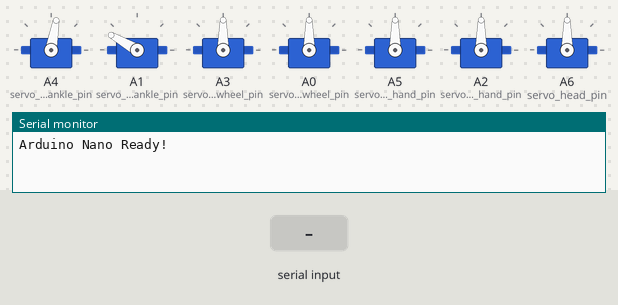
A sketch run on a simulated Arduino Nano, built with avr-gcc and run on an emulated ATmega328P. Shown: 7 × servo, the last lines printed to the serial monitor. The inputs (shaded band) are chosen by the test bench.

Above: at 3.2 s.
3.3 s: "spin\n" received over the second serial link
At 4.4 s:
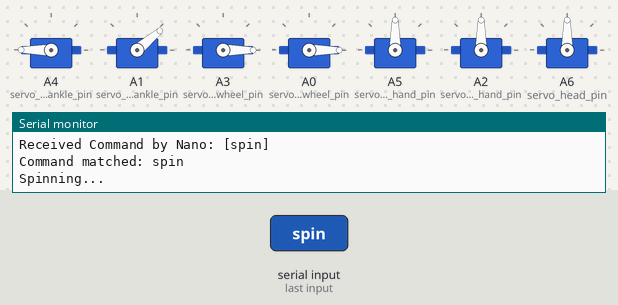
6.3 s: "walk\n" received over the second serial link
At 6.37 s:
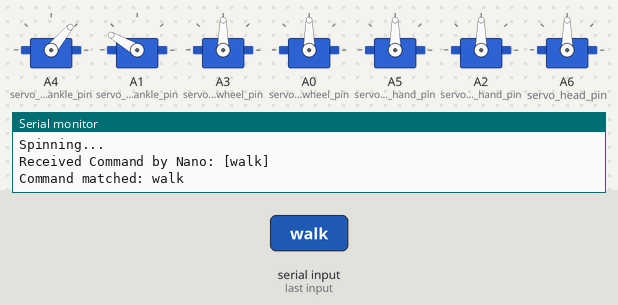
9.3 s: "processing\n" received over the second serial link
At 10.05 s:
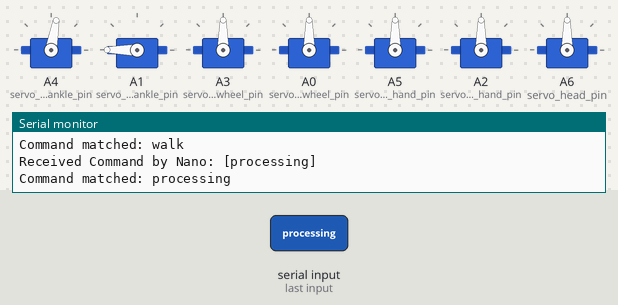
Timing chart, 0 to 18.3 s (numbered marks = the images above; inputs shaded):
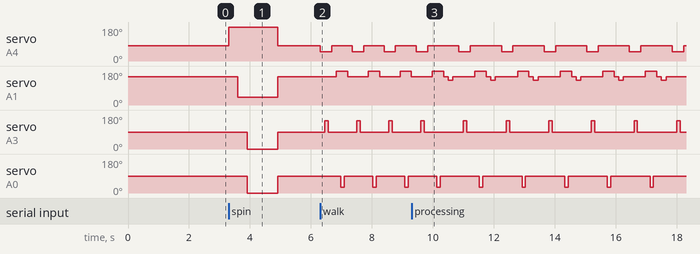

The sketch:

nano.ino
```cpp
// Include necessary libraries
#include <Servo.h>
#include <SoftwareSerial.h>

// Servo Definitions
Servo myservoLeftFoot, myservoRightFoot, myservoLeftLeg, myservoRightLeg;
Servo myservoLeftHand, myservoRightHand, myservoHead;

SoftwareSerial espSerial(2, 3); // RX, TX

// Walking speed multiplier
float walking_speed = 0.75;  // Speed adjustment: 0.1 (fast) to 2 (slow)

// Walking state
bool isWalking = false;
bool isProcessing = false;

// Servo Pin Mappings
const uint8_t servo_right_wheel_pin = A0;
const uint8_t servo_right_ankle_pin = A1;
const uint8_t servo_right_hand_pin = A2;
const uint8_t servo_head_pin = A6;
const uint8_t servo_left_hand_pin = A5;
const uint8_t servo_left_wheel_pin = A3;
const uint8_t servo_left_ankle_pin = A4;

// Function prototypes
void NinjaHome();
void NinjaWalkStep();
void Spin();
void think();

void setup() {
  Serial.begin(9600);      // For debugging
  espSerial.begin(9600);   // For communication with ESP32
  Serial.println("Arduino Nano Ready!");

  // attach servos
  myservoLeftLeg.attach(servo_left_ankle_pin);
  myservoRightLeg.attach(servo_right_ankle_pin);
  myservoLeftFoot.attach(servo_left_wheel_pin);
  myservoRightFoot.attach(servo_right_wheel_pin);
  myservoLeftHand.attach(servo_left_hand_pin);
  myservoRightHand.attach(servo_right_hand_pin);
  myservoHead.attach(servo_head_pin);

  // Set servos to home position
  NinjaHome();
  delay(1000);
}

void loop() {
  if (espSerial.available()) {
    String command = espSerial.readStringUntil('\n');
    command.trim();  // Remove any trailing spaces or line breaks

    Serial.print("Received Command by Nano: [");
    Serial.print(command);
    Serial.println("]");

    if (command == "spin") {
      Serial.println("Command matched: spin");
      isWalking = false;
      Spin();
    } else if (command == "walk") {
      Serial.println("Command matched: walk");
      isWalking = true;
    } else if (command == "stop") {
      Serial.println("Command matched: stop");
      isWalking = false;
      NinjaHome();
    } else if (command == "processing") {
      Serial.println("Command matched: processing");
      isProcessing = true;
    } else if (command == "processing_done") {
      Serial.println("Command matched: processing done");
      isProcessing = false;
    }
  }

  // Perform continuous walking if in walking state
  if (isWalking) {
    NinjaWalkStep();
  }
  if (isProcessing) {
    think();
    delay(100);
  }
}

// Home all servos to initial positions
void NinjaHome() {
  myservoLeftLeg.write(80);
  myservoRightLeg.write(150);
  myservoLeftFoot.write(90);
  myservoRightFoot.write(90);
  myservoLeftHand.write(90);
  myservoRightHand.write(90);
  myservoHead.write(90);

  delay(1000);
}

// Perform a single step of walking
void NinjaWalkStep() {
  myservoLeftLeg.write(50);
  myservoRightLeg.write(150);
  delay(200 * walking_speed);

  myservoLeftFoot.write(150);
  delay(150 * walking_speed);
  myservoLeftFoot.write(90);
  delay(150 * walking_speed);

  myservoLeftLeg.write(80);
  delay(200 * walking_speed);

  myservoRightLeg.write(180);
  delay(200 * walking_speed);

  myservoRightFoot.write(30);
  delay(150 * walking_speed);
  myservoRightFoot.write(90);
  delay(150 * walking_speed);

  myservoRightLeg.write(150);
  delay(200 * walking_speed);
}

// Perform a spin motion
void Spin() {
  Serial.println("Spinning...");
  myservoLeftLeg.write(180);
  delay(300); // to stablise
  myservoRightLeg.write(40);
  delay(300); // to stablise
  myservoLeftFoot.write(0);    // Spin left foot backwards
  myservoRightFoot.write(0);   // Spin right foot forward
  delay(1000); // Adjust the time as per the turn
  myservoLeftFoot.write(90);
  myservoRightFoot.write(90);
  myservoLeftLeg.write(80);
  myservoRightLeg.write(150); // Right leg slightly lifted to step forward

  NinjaHome(); // Reset position after spin
}

// look sideways
void think() {
  myservoRightLeg.write(130);    // Lower right leg for tap
  delay(150);            // Slightly longer hold for emphasis
  myservoRightLeg.write(150);    // Return right leg to neutral
  delay(100);              // Small pause after lifting
}
```

Measured:
- after the input at 3.3 s, servo on A4 (servo_left_ankle_pin): 80° → 180° at once, → 80° 1.6 s later; servo on A1 (servo_right_ankle_pin): 150° → 40° after 0.31 s, → 150° 1.3 s later; servo on A3 (servo_left_wheel_pin), servo on A0 (servo_right_wheel_pin): 90° → 0° after 0.61 s, → 90° 1.0 s later
- after the input at 6.3 s, servo on A4 (servo_left_ankle_pin): alternates 80° for 0.67 s and 50° for 0.37 s, starting at once; servo on A1 (servo_right_ankle_pin): alternates 180° for 0.37 s and 150° for 0.67 s, starting after 0.53 s
- after the input at 9.3 s, servo on A4 (servo_left_ankle_pin): alternates 80° for 1.0 s and 50° for 0.37 s, starting after 1.6 s; servo on A3 (servo_left_wheel_pin): alternates 150° for 0.11 s and 90° for 1.3 s, starting after 1.7 s; servo on A0 (servo_right_wheel_pin): alternates 90° for 1.3 s and 30° for 0.11 s, starting after 2.2 s
